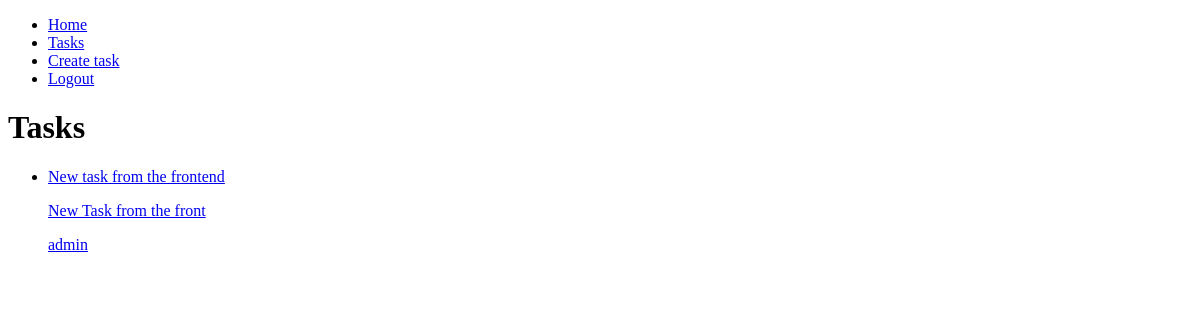
/tasks/ (signed in), run on an earlier commit of the app's database.
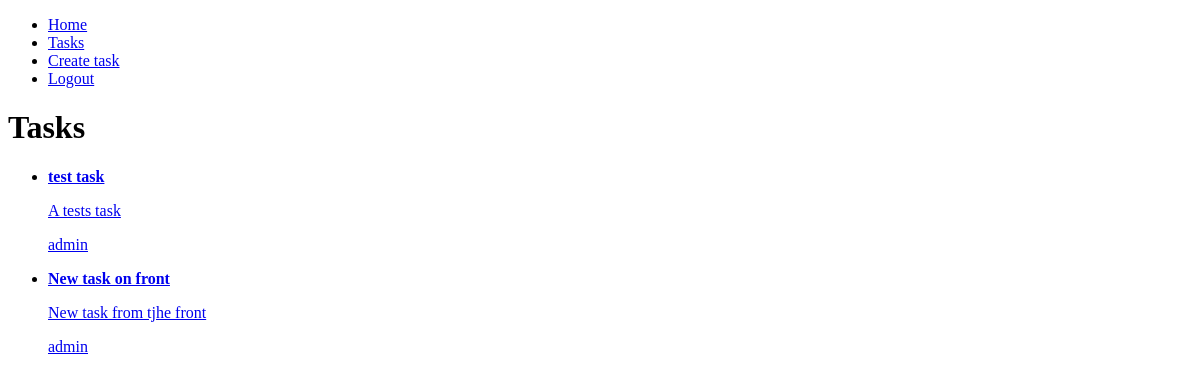
And on a later commit of the database.
### tasks/models.py (models this page shows, shortened)
class Task(models.Model):
    title = models.CharField(max_length=100)
    description = models.TextField(blank=True)
    created = models.DateTimeField(auto_now_add=True)
    datecompleted = models.DateTimeField(null=True, blank=True)
    important = models.BooleanField(default=False)
    user = models.ForeignKey(User, on_delete=models.CASCADE)

### tasks/views.py (the view)
# urls.py: path('tasks/', views.tasks, name='tasks'),
def tasks(request):
    tasks = Task.objects.filter(user=request.user, datecompleted__isnull=True)
    return render(request, 'tasks.html', {'tasks': tasks})

### tasks/templates/tasks.html
{% extends "base.html" %} {% block content %}
<h1>Tasks</h1>
<ul>
  {% for task in tasks %}
  <li>
    <a href="{% url 'task_detail' task.id %}">
      {% if task.important %}
      <strong>{{task.title}}</strong>
      {% else %} {{task.title}} {% endif %}
      <p>{{task.description}}</p>
      <p>{{task.user.username}}</p>
    </a>
  </li>
  {% endfor%}
</ul>
{% endblock content %}

### tasks/templates/base.html (shortened to what this page needs)
<!DOCTYPE html>
<html lang="en">
  <head>
  </head>
  <body>
    <nav>
      <ul>
        <li>
          <a href="/">Home</a>
        </li>
        {% if user.is_authenticated %}
        <li>
          <a href="/tasks">Tasks</a>
        </li>
        <li>
          <a href="/tasks/create/">Create task</a>
        </li>
        <li>
          <a href="/logout">Logout</a>
        </li>
        {% endif %}
      </ul>
    </nav>
    {% block content %} {% endblock %}
  </body>
</html>

What changed in the data, as far as the page shows it:
no longer on this page (row edited): Task: title "New task from the frontend", description "New Task from the front", user.username "admin"
added Task: title "test task", description "A tests task", user.username "admin"
added Task: title "New task on front", description "New task from tjhe front", user.username "admin"
